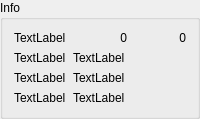
     <widget class="QGroupBox" name="groupBox_3">
      <property name="title">
       <string>Info</string>
      </property>
      <layout class="QGridLayout" name="gridLayout_4">
       <item row="1" column="0">
        <widget class="QLabel" name="interp_state_lb">
         <property name="text">
          <string>TextLabel</string>
         </property>
        </widget>
       </item>
       <item row="0" column="1">
        <widget class="QLabel" name="current_line_lb">
         <property name="text">
          <string>0</string>
         </property>
         <property name="alignment">
          <set>Qt::AlignRight|Qt::AlignTrailing|Qt::AlignVCenter</set>
         </property>
        </widget>
       </item>
       <item row="3" column="0">
        <widget class="QLabel" name="task_mode_lb">
         <property name="text">
          <string>TextLabel</string>
         </property>
        </widget>
       </item>
       <item row="2" column="0">
        <widget class="QLabel" name="task_state_lb">
         <property name="text">
          <string>TextLabel</string>
         </property>
        </widget>
       </item>
       <item row="0" column="0">
        <widget class="QLabel" name="file_lb">
         <property name="text">
          <string>TextLabel</string>
         </property>
        </widget>
       </item>
       <item row="0" column="2">
        <widget class="QLabel" name="motion_line_lb">
         <property name="text">
          <string>0</string>
         </property>
         <property name="alignment">
          <set>Qt::AlignRight|Qt::AlignTrailing|Qt::AlignVCenter</set>
         </property>
        </widget>
       </item>
       <item row="1" column="1" colspan="2">
        <widget class="QLabel" name="exec_state_lb">
         <property name="text">
          <string>TextLabel</string>
         </property>
        </widget>
       </item>
       <item row="2" column="1" colspan="2">
        <widget class="QLabel" name="motion_mode_lb">
         <property name="text">
          <string>TextLabel</string>
         </property>
        </widget>
       </item>
       <item row="3" column="1" colspan="2">
        <widget class="QLabel" name="motion_type_lb">
         <property name="text">
          <string>TextLabel</string>
         </property>
        </widget>
       </item>
      </layout>
     </widget>
